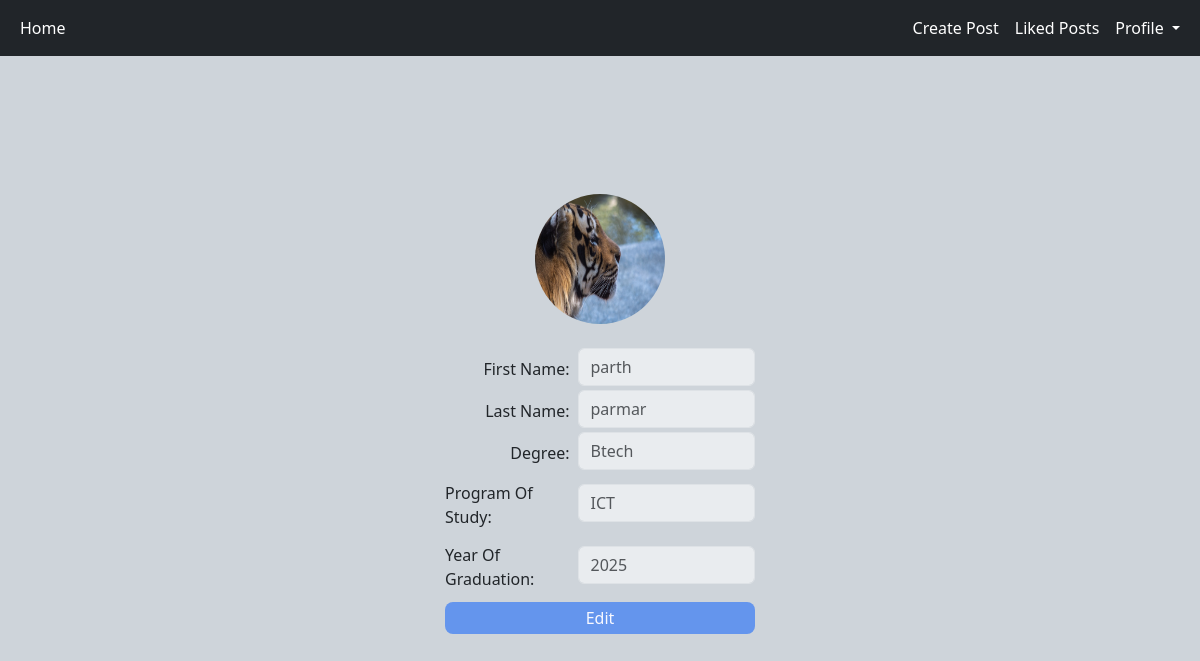
The page /profile (signed in) on the database its author committed.
### WOC/models.py (models this page shows, shortened)
class Profile(models.Model):
    user = models.ForeignKey(User, on_delete=models.CASCADE)
    id_user = models.IntegerField()
    first_name = models.CharField(max_length=32)
    last_name = models.CharField(max_length=32)
    profile_photo = models.ImageField(upload_to='profile_photo', default='default_photo.jpg')
    degree = models.CharField(max_length=32)
    program = models.CharField(max_length=32)
    year = models.IntegerField()

### WOC/views.py (the view)
# urls.py: path('profile', views.profile, name='profile'),
@login_required(login_url='login')
def profile(request):
    user_profile = Profile.objects.get(user=request.user)
    return render(request, 'profile.html', {'user_profile': user_profile})

### templates/profile.html (shortened to what this page needs)
<!DOCTYPE html>
<html lang="en">
<head>
    <link href="https://cdn.jsdelivr.net/npm/bootstrap@5.3.0-alpha1/dist/css/bootstrap.min.css" rel="stylesheet">
    <link rel="stylesheet" href="../static/css/profile.css">
</head>
<body class="bg-dark-subtle">
<nav class="navbar navbar-expand-lg bg-dark ">
  <div class="container-fluid ">
    <div class="collapse navbar-collapse " id="navbarSupportedContent">
      <ul class="navbar-nav me-auto mb-0 mb-lg-0 ">
        <li class="nav-item">
          <a class="nav-link active text-white" aria-current="page" href="home">Home</a>
        </li>
          </ul>
        <ul class="navbar-nav ms-auto">
        <li class="nav-item ">
          <a class="nav-link text-white" href="upload">Create Post</a>
        </li>
            <li class="nav-item ">
          <a class="nav-link text-white" href="#">Liked Posts</a>
        </li>
        <li class="nav-item dropdown">
          <a class="nav-link dropdown-toggle me text-white" href="#" role="button" data-bs-toggle="dropdown" aria-expanded="false" >
            Profile
          </a>
        </li>
      </ul>
    </div>
  </div>
</nav>
<div class="parth">
    <form action="settings" method="get" class="align-content-center">
    <img src="{{ user_profile.profile_photo.url }}" class="rounded-circle mx-auto d-block"><br>
        <div class="row g-2 align-items-center">
            <div class="col">
                <label for="fn" class="col-form-label float-end">First Name:</label>
            </div>
            <div class="col-7">
                <input class="form-control mb-1 float-end" type="text" id="fn"  placeholder="{{ user_profile.first_name }}" disabled>
            </div>
        </div>
        <div class="row g-2 align-items-center">
            <div class="col">
                <label for="ln" class="col-form-label float-end">Last Name:</label>
            </div>
            <div class="col-7">
                <input class="form-control mb-1" type="text" id="ln" placeholder="{{ user_profile.last_name }}" disabled>
            </div>
        </div>
        <div class="row g-2 align-items-center">
            <div class="col">
                <label for="deg" class="col-form-label float-end">Degree:</label>
            </div>
            <div class="col-7">
                <input class="form-control mb-1" type="text" id="deg" placeholder="{{ user_profile.degree }}" disabled>
            </div>
        </div>
        <div class="row g-2 align-items-center">
            <div class="col">
                <label for="prog" class="col-form-label float-end">Program Of Study:</label>
            </div>
            <div class="col-7">
                <input class="form-control mb-1" type="text" id="prog" placeholder="{{ user_profile.program }}" disabled>
            </div>
        </div>
        <div class="row g-2 align-items-center">
            <div class="col">
                <label for="year" class="col-form-label  float-end">Year Of Graduation:</label>
            </div>
            <div class="col-7">
                <input class="form-control mb-1" type="text" id="year" placeholder="{{ user_profile.year }}" disabled>
            </div>
        </div>
    <button type="submit" class="mb-2 rounded-3">Edit</button>
</form>
</div>
</body>
</html>

### static/css/profile.css (style rules this page uses)
img { width: 130px; height: 130px; }
form { border-radius: 10%; padding: 25px; padding-bottom: 22px; justify-content: center; align-content: center; height: 100%; display:flex; flex-direction: column; width: 30%; }
button { width: 100%; background-color: cornflowerblue; color: ghostwhite; border: none; border-radius: 5px; padding: 4px; margin-top: 4px; margin-bottom: 9px; }
.parth { display: flex; flex-direction: column; justify-content: center; align-items: center; height: 90vh; }

### rows shown on the page
Profile: profile_photo (picture), first_name "parth", last_name "parmar", degree "Btech", program "ICT", year "2025"
